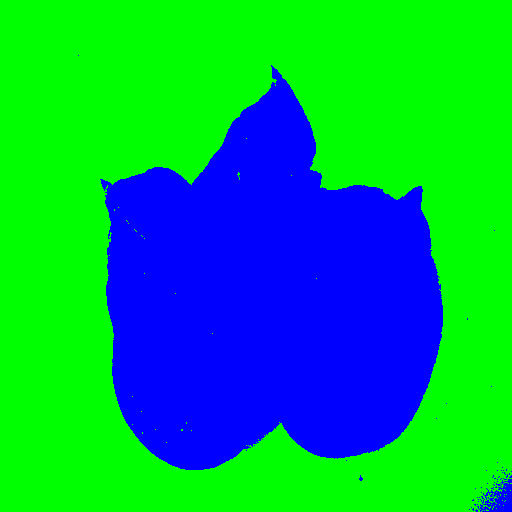
#> input picture cluster_output/dleaf1.jpg_2_cluster.png, 512 x 512 px; its folder holds only this picture in this run
$ python clustering_contour.py --image cluster_output/dleaf1.jpg_2_cluster.png
#> lines starting #> are read from the running program, lines starting #| are printed output that depends on the picture
### morphsnakes.py

"""
====================
Morphological Snakes
====================

*Morphological Snakes* [1]_ are a family of methods for image segmentation.
Their behavior is similar to that of active contours (for example, *Geodesic
Active Contours* [2]_ or *Active Contours without Edges* [3]_). However,
*Morphological Snakes* use morphological operators (such as dilation or
erosion) over a binary array instead of solving PDEs over a floating point
array, which is the standard approach for active contours. This makes
*Morphological Snakes* faster and numerically more stable than their
traditional counterpart.

There are two *Morphological Snakes* methods available in this implementation:
*Morphological Geodesic Active Contours* (**MorphGAC**, implemented in the
function ``morphological_geodesic_active_contour``) and *Morphological Active
Contours without Edges* (**MorphACWE**, implemented in the function
``morphological_chan_vese``).

**MorphGAC** is suitable for images with visible contours, even when these
contours might be noisy, cluttered, or partially unclear. It requires, however,
that the image is preprocessed to highlight the contours. This can be done
using the function ``inverse_gaussian_gradient``, although the user might want
to define their own version. The quality of the **MorphGAC** segmentation
depends greatly on this preprocessing step.

On the contrary, **MorphACWE** works well when the pixel values of the inside
and the outside regions of the object to segment have different averages.
Unlike **MorphGAC**, **MorphACWE** does not require that the contours of the
object are well defined, and it works over the original image without any
preceding processing. This makes **MorphACWE** easier to use and tune than
**MorphGAC**.

References
----------

"""

from itertools import cycle

import numpy as np
from scipy import ndimage as ndi

__all__ = ['morphological_chan_vese',
           'morphological_geodesic_active_contour',
           'inverse_gaussian_gradient',
           'circle_level_set',
           'checkerboard_level_set'
           ]


__version__ = (2, 0, 1)
__version_str__ = ".".join(map(str, __version__))


class _fcycle(object):

    def __init__(self, iterable):
        """Call functions from the iterable each time it is called."""
        self.funcs = cycle(iterable)

    def __call__(self, *args, **kwargs):
        f = next(self.funcs)
        return f(*args, **kwargs)


# SI and IS operators for 2D and 3D.
_P2 = [np.eye(3),
       np.array([[0, 1, 0]] * 3),
       np.flipud(np.eye(3)),
       np.rot90([[0, 1, 0]] * 3)]
_P3 = [np.zeros((3, 3, 3)) for i in range(9)]

_P3[0][:, :, 1] = 1
_P3[1][:, 1, :] = 1
_P3[2][1, :, :] = 1
_P3[3][:, [0, 1, 2], [0, 1, 2]] = 1
_P3[4][:, [0, 1, 2], [2, 1, 0]] = 1
_P3[5][[0, 1, 2], :, [0, 1, 2]] = 1
_P3[6][[0, 1, 2], :, [2, 1, 0]] = 1
_P3[7][[0, 1, 2], [0, 1, 2], :] = 1
_P3[8][[0, 1, 2], [2, 1, 0], :] = 1


# [34 lines left out: functions sup_inf, inf_sup, not called in this run]


_curvop = _fcycle([lambda u: sup_inf(inf_sup(u)),   # SIoIS
                   lambda u: inf_sup(sup_inf(u))])  # ISoSI


# [352 lines left out: functions _check_input, _init_level_set, circle_level_set, checkerboard_level_set, inverse_gaussian_gradient, morphological_chan_vese and 1 more, not called in this run]

### clustering_contour.py
import argparse
from imageio import imread


import cv2
import numpy as np

import skimage as sk
from skimage.segmentation import morphological_geodesic_active_contour as mgac
from skimage.filters import gaussian
from skimage.transform import resize

from sklearn.cluster import KMeans

import matplotlib.pyplot as plt
import morphsnakes as ms
from pprint import pprint

import warnings

# warnings.filter("ignore")

from feature_aggregation import BagOfWords, LLC, FisherVectors, Vlad


refPt = []
# construct the argument parser and parse the arguments
ap = argparse.ArgumentParser()
ap.add_argument("-i", "--image", required=True, help="Path to the image")
ap.add_argument("-t", "--transform", help = "Do you want resizing?", action = "store_true")
ap.add_argument("-r", "--resize", help = "Resizes the image into a x b x 3", type = int, nargs = 2 , default = [256, 256])
args = vars(ap.parse_args())

IMG_SIZE = (args['resize'][0],args['resize'][1] ,3)
GRAY_IMAGE_SIZE = (256, 256)

# load the image, clone it, and setup the mouse callback function
image = imread(args["image"])
#> image is the input picture: shape (512, 512, 3); mean R, G, B 0, 163.9, 91.1
if args["transform"]:
	image = resize(image, IMG_SIZE)
clone = image.copy()

n_clusters = 3

for n_clusters in range(2, 4):
	model = KMeans(n_clusters = n_clusters)
	X = image.reshape(image.shape[0] * image.shape[1], 3)
	model.fit(X)
	results = model.labels_

	mask = results.reshape(image.shape[:2])
	filtr = np.zeros(image.shape)
	for i in range(len(filtr)):
		for j in range(len(filtr[i])):
			filtr[i,j,mask[i,j]] = 255.


	cv2.imwrite("cluster_output/{1}_{0}_cluster.png".format(str(n_clusters), args['image'].split("/")[-1].split(".")[0]), filtr)
#> this loop made 2 passes
#> pass 1, `cv2.imwrite("cluster_output/{1}_{0}_cluster.png".format(str(n_clusters..`:
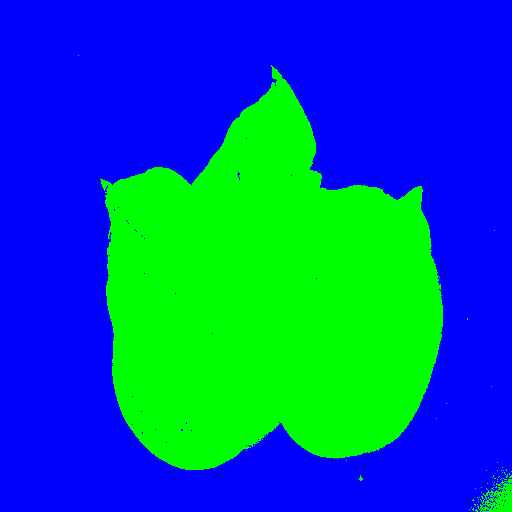
#> saved as dleaf1_2_cluster.png: shape (512, 512, 3); mean B, G, R 163.9, 91.1, 0
#> after the loop:
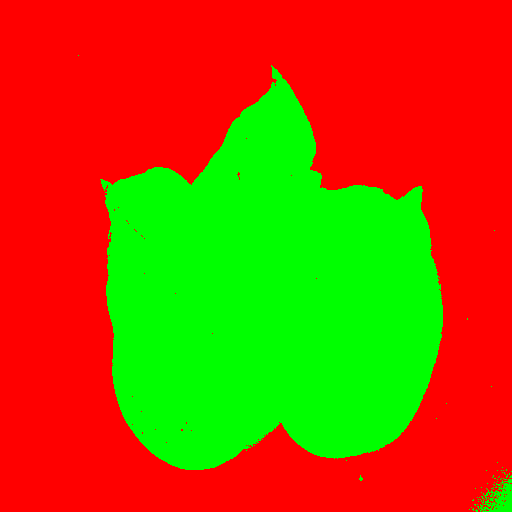
#> filtr: shape (512, 512, 3) float64; mean R, G, B 163.9, 91.1, 0
# [4 lines of commented-out code are left out]
